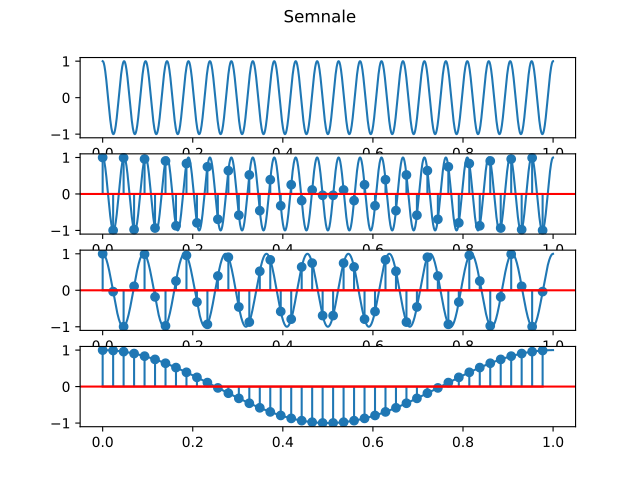

Python code for this plot:
import numpy as np
import matplotlib.pyplot as plt

fig,axs=plt.subplots(4)
fig.suptitle("Semnale")

    
def cos(t,f):
    return np.cos(2*np.pi*f*t)
time=np.arange(0,1,1/10000)
time1=np.linspace(0,1,44)[:-1]

axs[0].plot(time,cos(time,21))

axs[1].plot(time,cos(time,21))
axs[1].stem(time1,cos(time1,21))
axs[1].axhline(0,color='r')

axs[2].plot(time,cos(time,11))
axs[2].stem(time1,cos(time1,11))
axs[2].axhline(0,color='r')

axs[3].plot(time,cos(time,1))
axs[3].stem(time1,cos(time1,1))
axs[3].axhline(0,color='r')

fig.show()
plt.savefig('ex3.pdf')
plt.show()
